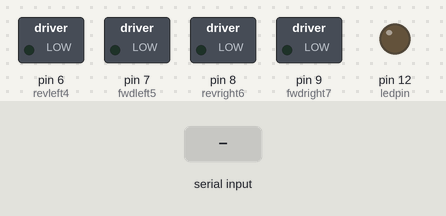
The sketch below on a simulated Arduino Uno, built with avr-gcc and run on an emulated ATmega328P. On the bench: switched loads named in the sketch (green lamp = pin HIGH), output pins drawn as LEDs (lit = HIGH). Inputs (shaded band) come from the test bench. Random numbers use the default seed unless the sketch sets one.

Above: at 2.0 s.
2.1 s: "1" received over the second serial link
At 4.2 s:
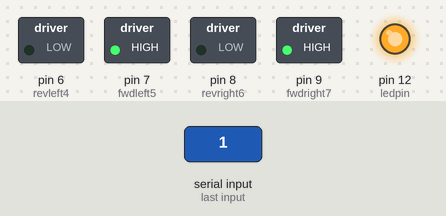
4.6 s: "2" received over the second serial link
At 6.0 s:
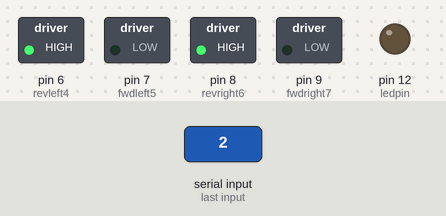
Timing chart, 0 to 7.6 s (numbered marks = the images above; inputs shaded):
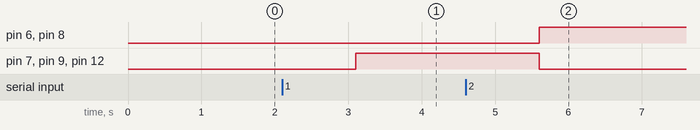

Measured:
- after the input at 2.1 s, pin 7 (fwdleft5), pin 9 (fwdright7), pin 12 (ledpin): LOW → HIGH after 1.0 s
- after the input at 4.6 s, pin 6 (revleft4), pin 8 (revright6): LOW → HIGH after 1.0 s; pin 7 (fwdleft5), pin 9 (fwdright7), pin 12 (ledpin): HIGH → LOW after 1.0 s

The sketch:

ultrasonic_for_nano.ino
```cpp
#include <SoftwareSerial.h>
int ledpin=12;
int trigPin = 2;      // trig pin of HC-SR04
int echoPin = 3;     // Echo pin of HC-SR04

int revleft4 = 6;       //REVerse motion of Left motor
int fwdleft5 = 7;       //ForWarD motion of Left motor
int revright6 = 8;      //REVerse motion of Right motor
int fwdright7 = 9;     //ForWarD motion of Right motor

long duration, distance;
SoftwareSerial s(10, 11);

void setup() {

  delay(random(500,2000));   // delay for random time
  Serial.begin(9600);
  s.begin(9600);
  pinMode(revleft4, OUTPUT);      // set Motor pins as output
  pinMode(fwdleft5, OUTPUT);
  pinMode(revright6, OUTPUT);
  pinMode(fwdright7, OUTPUT);

  pinMode(trigPin, OUTPUT);         // set trig pin as output
 pinMode(echoPin, INPUT);          //set echo pin as input to capture reflected waves
 pinMode(ledpin,OUTPUT);
}

void loop() {
       char c = s.read();
            int readString;
            readString +=c;
            delay(2);

                   if (c == '1')
                    {
                     delay(1000);
    digitalWrite(fwdright7, HIGH);                    // move forward
    digitalWrite(revright6, LOW);
    digitalWrite(fwdleft5, HIGH);
    digitalWrite(revleft4, LOW);
    digitalWrite(ledpin, HIGH);

                     c = "";
                    }
                      if (c == '2')
                                  {
                                    delay(1000);
                                    digitalWrite(fwdright7, LOW);      //movebackword
    digitalWrite(revright6, HIGH);
    digitalWrite(fwdleft5, LOW);
    digitalWrite(revleft4, HIGH);
    digitalWrite(ledpin, LOW);
   // delay(500);

                                    c = "";
                                  }
}
```
